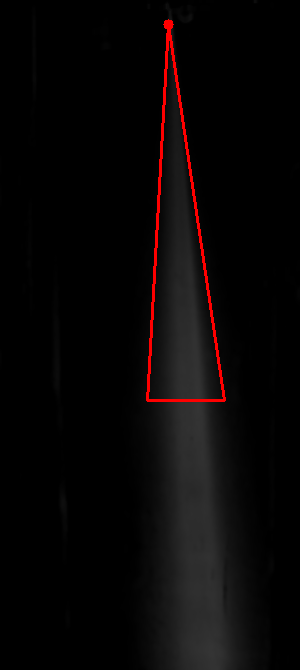
#> input picture mean_image_etanol_conv_25C_50bar.png, 300 x 670 px
$ python -i mass_spray_angle.py   (imports and definitions only)
#> lines starting #> are read from the running program, lines starting #| are printed output that depends on the picture; after the words box and inside, x2 and y2 are one past the last pixel; in counts of white or black regions, pixels touching at a corner belong together
import cv2
import numpy as np
import math
import os
import csv

# ==== USER CONFIGURATION ====
FOLDER_PATH = '/home/mlopes/Documents/Test1/output_images/grayscale/etanol_conv_25C_50bar/'  # Folder with input images
HEIGHT_PIXEL = 400                   # Row height (in pixels) to measure spray angle
THRESHOLD_VALUE = 10                 # Pixel intensity threshold for binarization
folder_name = os.path.basename(os.path.normpath(FOLDER_PATH))
CSV_PATH = f'spray_angles_{folder_name}.csv'
MEAN_IMAGE_PATH = f'mean_image_{folder_name}.png'
# =============================

pivot_point = None
angle_results = []
left_points = []
right_points = []

def select_pivot_point(img_path):
    """Let user click on a pivot point in the first image."""
#> called with img_path = 'mean_image_etanol_conv_25C_50bar.png'
    global pivot_point
    img = cv2.imread(img_path)
#> img is the input picture: shape (670, 300, 3); mean B, G, R 6.1, 6.1, 9.3
    gray = cv2.cvtColor(img, cv2.COLOR_BGR2GRAY)
    _, binary = cv2.threshold(gray, THRESHOLD_VALUE, 255, cv2.THRESH_BINARY)
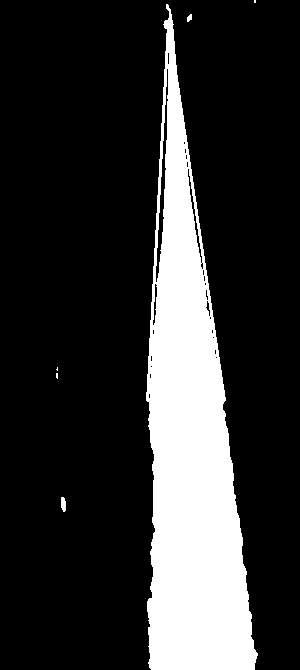
#> binary: shape (670, 300); 19.5% white; 6 white regions (3 under 20 px), largest, box (x1, y1, x2, y2) and area: (146, 4, 258, 670) 39030, (61, 497, 66, 512) 63, (187, 14, 192, 22) 29
    img_disp = cv2.cvtColor(binary, cv2.COLOR_GRAY2BGR)

    # [6 lines left out: function mouse_callback, not called in this run]

    cv2.imshow("Select Pivot Point", img_disp)
    cv2.setMouseCallback("Select Pivot Point", mouse_callback)

    while True:
        key = cv2.waitKey(1)
#> (key q is pressed here)
        if key == ord('q') and pivot_point is not None:
            cv2.destroyAllWindows()
            break

# [116 lines left out: functions calculate_angle, process_image, compute_mean_image, main, not called in this run]

# [2 lines not run here, left out]

>>> result = select_pivot_point('mean_image_etanol_conv_25C_50bar.png')

$ run again, on mean_image_etanol_div_25C_50bar.png
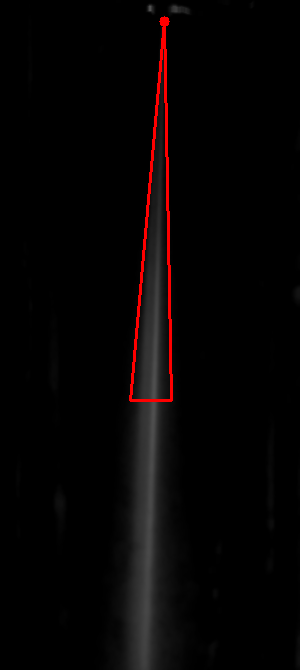
#> input picture mean_image_etanol_div_25C_50bar.png, 300 x 670 px
#> in select_pivot_point, img is the input picture: shape (670, 300, 3); mean B, G, R 3.9, 3.9, 6.9
#> in select_pivot_point, `_, binary = cv2.threshold(gray, THRESHOLD_VALUE, 255, cv2.THRESH_BINARY)`:
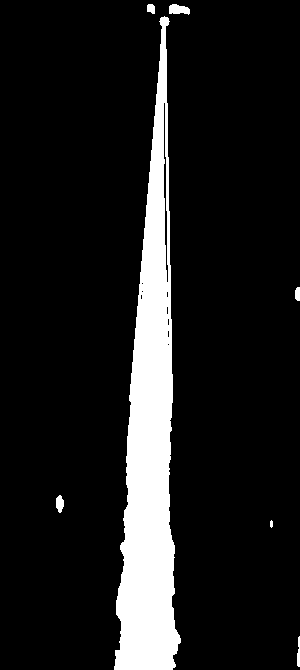
#> binary: shape (670, 300); 11.2% white; 7 white regions, largest, box (x1, y1, x2, y2) and area: (114, 16, 181, 670) 22004, (169, 4, 190, 15) 170, (56, 495, 64, 513) 107
